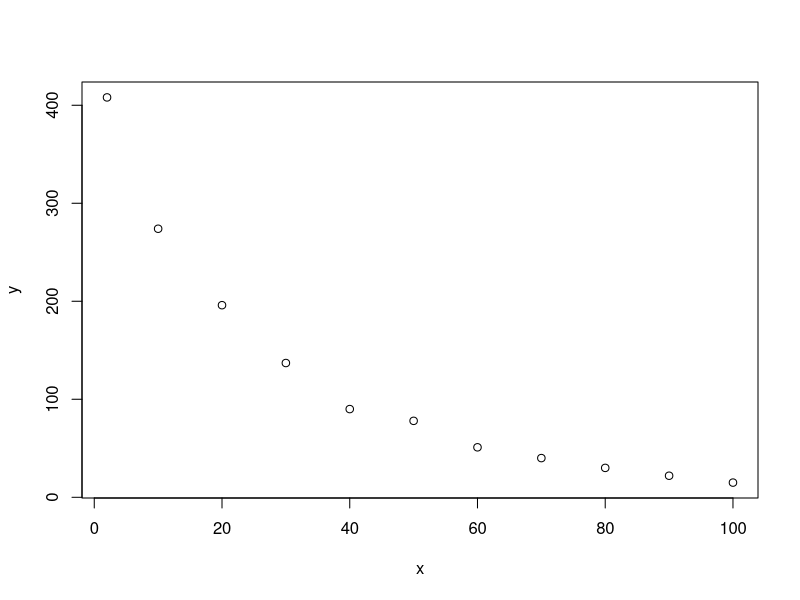
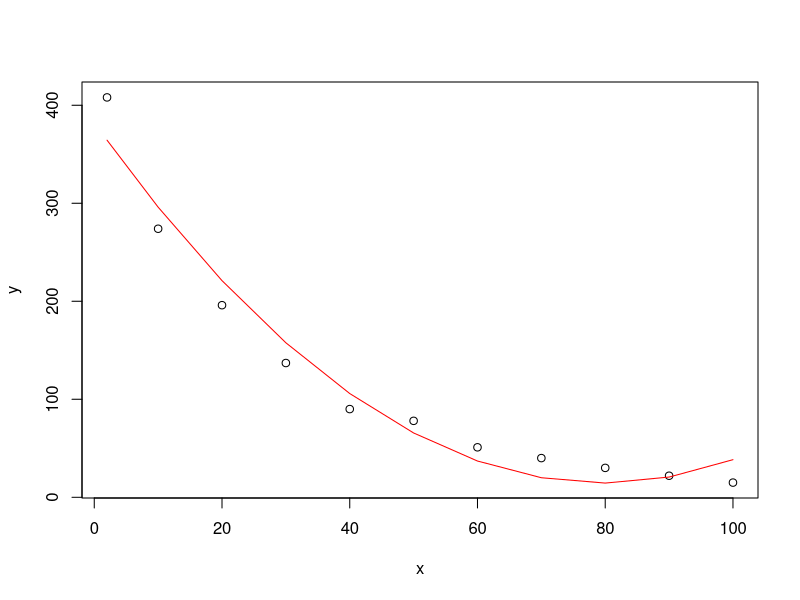
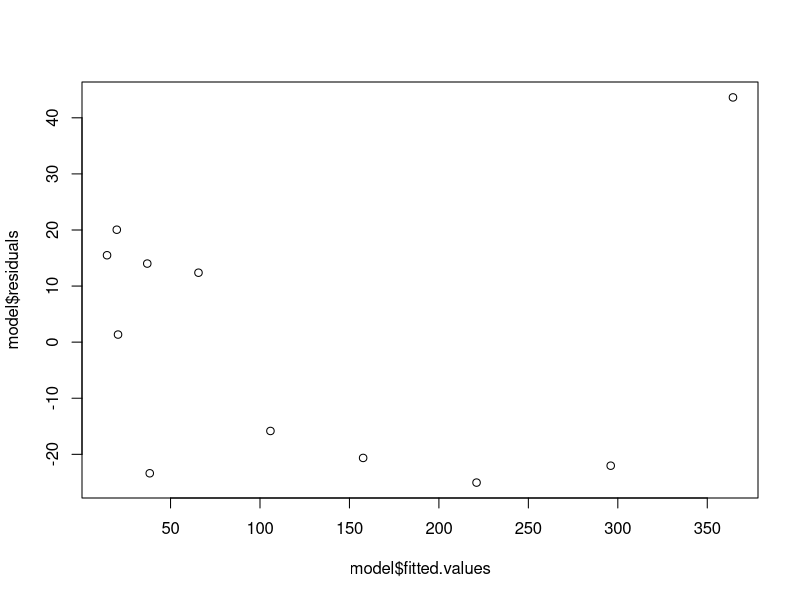
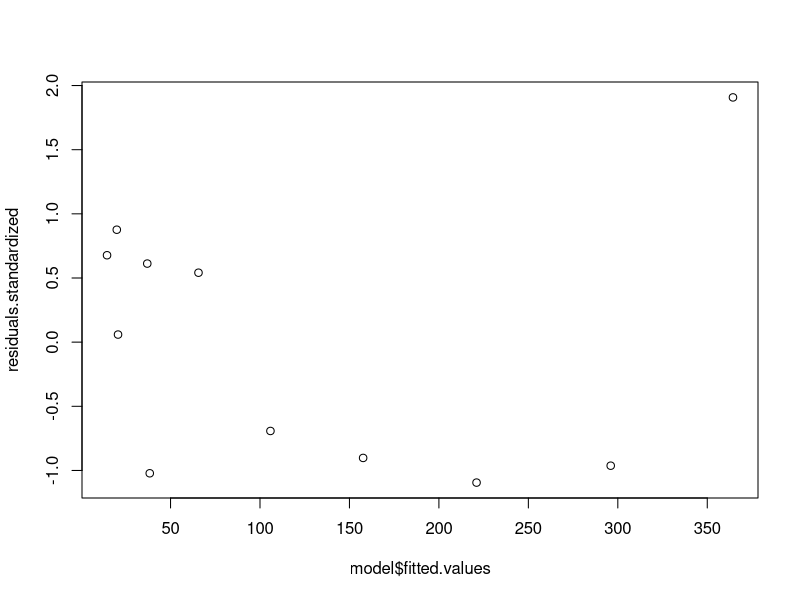
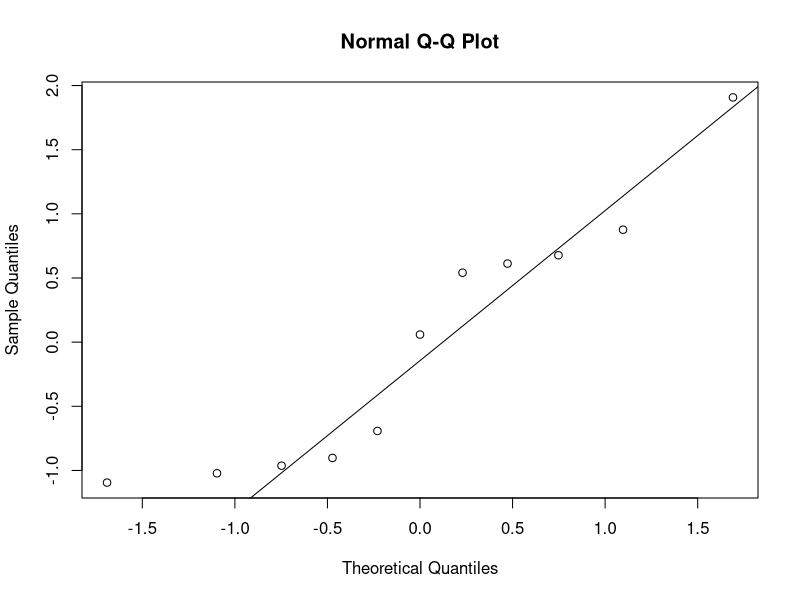
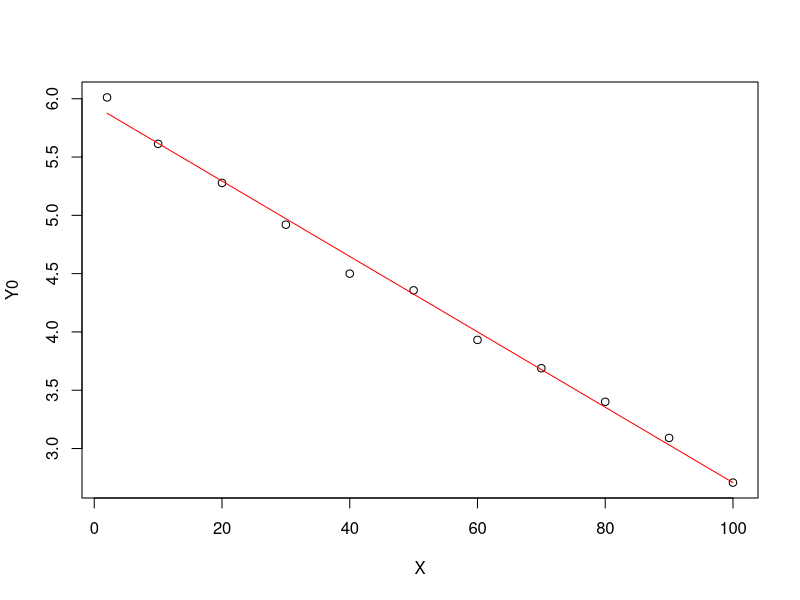
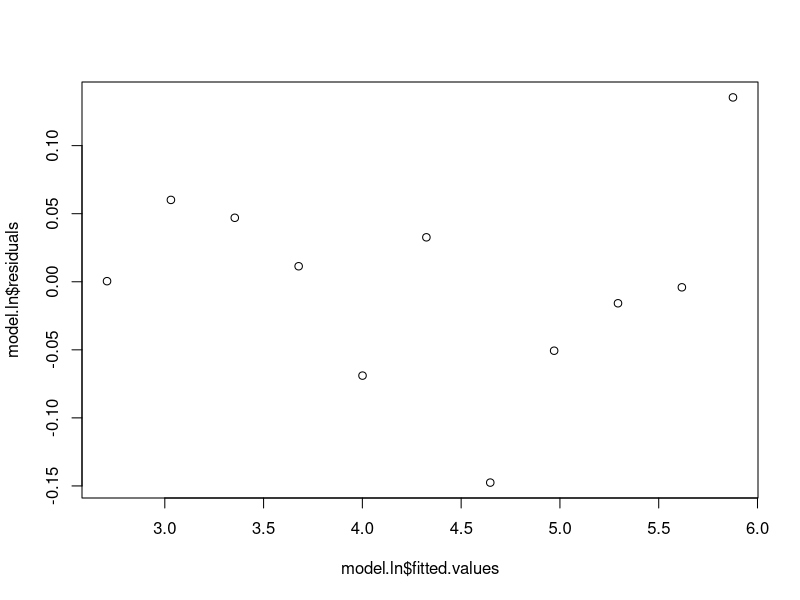
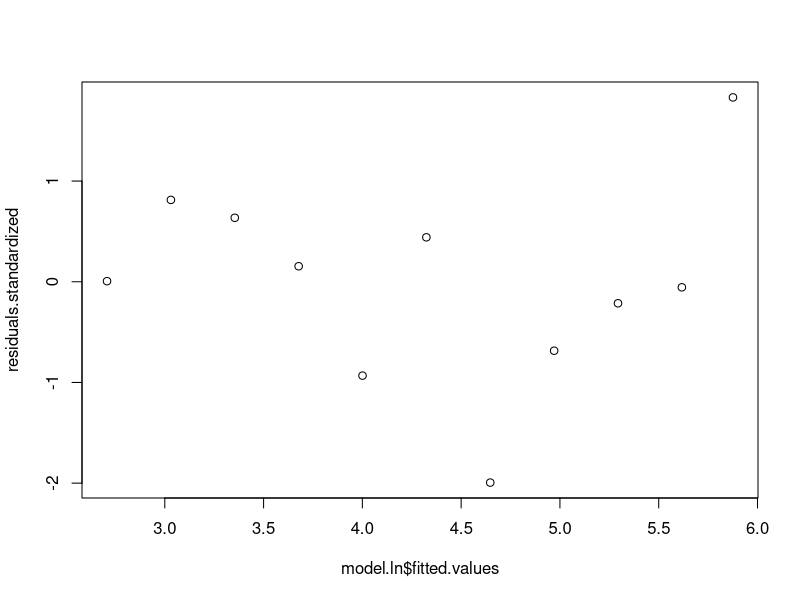

Source code (R) for these figures, in order: (Note: this script raises an error after producing the figures.)
## ---- chunk 1
A.data <- read.table("zad51r.dat", header = TRUE, sep = " ")
A.data <- data.frame(A.data)
## ---- chunk 2
plot(A.data)
## ---- chunk 3
X <- A.data$x
Y <- A.data$y
X.squared <- X^2

model <- lm(Y ~ X + X.squared) # Y = beta0 + X * beta1 + X^2 * beta2 + epsilon
summary(model) # Adjusted R-squared == R^2 ?

plot(A.data)
lines(X, model$fitted.values, col="red") # crtanje modela
## ---- chunk 4




## ---- chunk 5
plot(model$fitted.values, model$residuals)
## ---- chunk 6
residuals.standardized <- scale(model$residuals)
plot(model$fitted.values, residuals.standardized)
## ---- chunk 7
qqnorm(residuals.standardized)
qqline(residuals.standardized)
## ---- chunk 8





## ---- chunk 9
Y0 <- log(Y)
plot(X, Y0)
model.ln <- lm(Y0 ~ X) # Y0 = beta0 + X * beta1 + epsilon
lines(X, model.ln$fitted.values, col="red") # crtanje modela
## ---- chunk 10
plot(model.ln$fitted.values, model.ln$residuals)
## ---- chunk 11
residuals.standardized <- scale(model.ln$residuals)
plot(model.ln$fitted.values, residuals.standardized)
## ---- chunk 12
qqnorm(residuals.ln.standardized)
qqline(residuals.ln.standardized)
